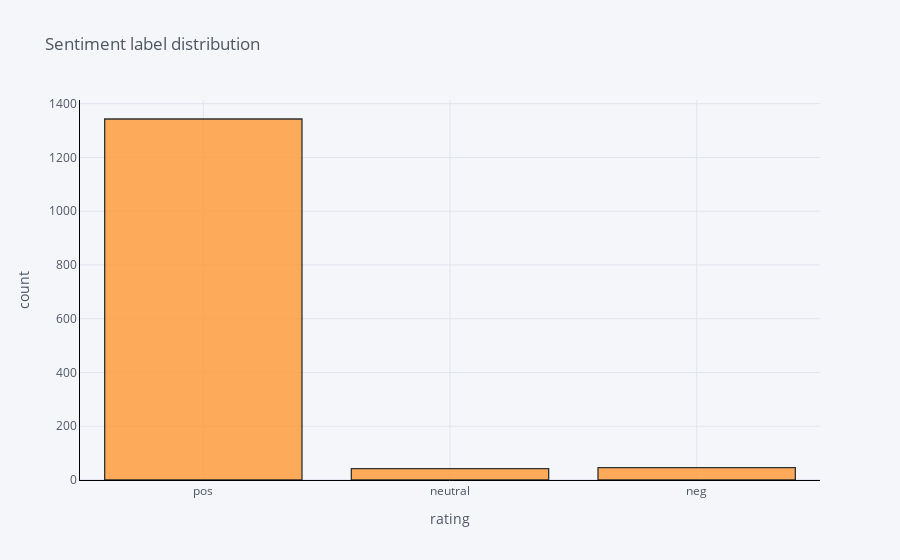

Source (notebook cell):
### Code cell
sent_uk_df['label'].iplot(
    kind='hist',
    bins=3,
    xTitle='rating',
    linecolor='black',
    yTitle='count',
    title='Sentiment label distribution')

### Figure 1 — Plotly figure (JSON) as saved in the notebook; plotly's stock layout.template omitted (floating-point values rounded to 4 significant figures; data arrays with more than 128 entries replaced by an {"elided": "..."} marker saying what was removed)
{"data": [{"histfunc": "count", "histnorm": "", "marker": {"color": "rgba(255, 153, 51, 1.0)", "line": {"color": "#000000", "width": 1.3}}, "name": "label", "nbinsx": 3, "opacity": 0.8, "orientation": "v", "type": "histogram", "x": {"elided": "1431 str values"}}], "layout": {"barmode": "overlay", "legend": {"bgcolor": "#F5F6F9", "font": {"color": "#4D5663"}}, "paper_bgcolor": "#F5F6F9", "plot_bgcolor": "#F5F6F9", "title": {"font": {"color": "#4D5663"}, "text": "Sentiment label distribution"}, "xaxis": {"gridcolor": "#E1E5ED", "linecolor": "black", "showgrid": true, "tickfont": {"color": "#4D5663"}, "title": {"font": {"color": "#4D5663"}, "text": "rating"}, "zerolinecolor": "#E1E5ED"}, "yaxis": {"gridcolor": "#E1E5ED", "linecolor": "black", "showgrid": true, "tickfont": {"color": "#4D5663"}, "title": {"font": {"color": "#4D5663"}, "text": "count"}, "zerolinecolor": "#E1E5ED"}}}
